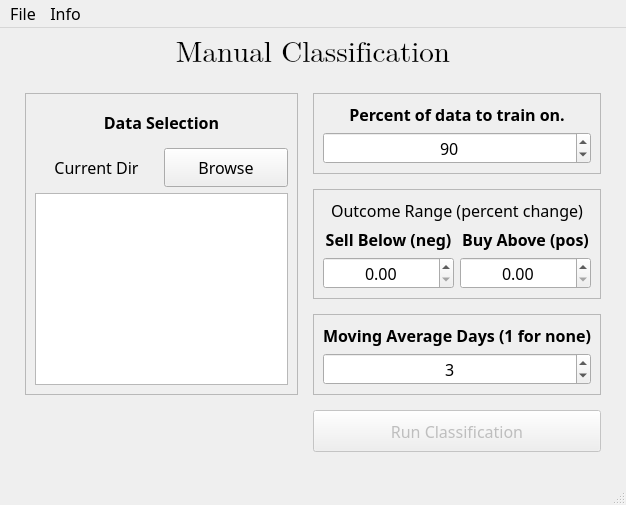
<?xml version="1.0" encoding="UTF-8"?>
<ui version="4.0">
 <class>MainWindow</class>
 <widget class="QMainWindow" name="MainWindow">
  <property name="geometry">
   <rect>
    <x>0</x>
    <y>0</y>
    <width>615</width>
    <height>505</height>
   </rect>
  </property>
  <property name="font">
   <font>
    <family>Source Sans Pro</family>
    <pointsize>12</pointsize>
   </font>
  </property>
  <property name="windowTitle">
   <string>MainWindow</string>
  </property>
  <widget class="QWidget" name="centralwidget">
   <layout class="QGridLayout" name="gridLayout_5">
    <property name="leftMargin">
     <number>25</number>
    </property>
    <property name="topMargin">
     <number>0</number>
    </property>
    <property name="rightMargin">
     <number>25</number>
    </property>
    <property name="bottomMargin">
     <number>25</number>
    </property>
    <property name="spacing">
     <number>15</number>
    </property>
    <item row="0" column="0" colspan="2">
     <widget class="QLabel" name="label">
      <property name="sizePolicy">
       <sizepolicy hsizetype="MinimumExpanding" vsizetype="MinimumExpanding">
        <horstretch>0</horstretch>
        <verstretch>0</verstretch>
       </sizepolicy>
      </property>
      <property name="minimumSize">
       <size>
        <width>100</width>
        <height>50</height>
       </size>
      </property>
      <property name="font">
       <font>
        <family>Cambria Math</family>
        <pointsize>22</pointsize>
       </font>
      </property>
      <property name="text">
       <string>Manual Classification</string>
      </property>
      <property name="alignment">
       <set>Qt::AlignCenter</set>
      </property>
     </widget>
    </item>
    <item row="1" column="0" rowspan="3">
     <widget class="QFrame" name="frame_4">
      <property name="frameShape">
       <enum>QFrame::StyledPanel</enum>
      </property>
      <property name="frameShadow">
       <enum>QFrame::Plain</enum>
      </property>
      <layout class="QGridLayout" name="gridLayout_4">
       <item row="1" column="0">
        <widget class="QLabel" name="label_11">
         <property name="sizePolicy">
          <sizepolicy hsizetype="MinimumExpanding" vsizetype="MinimumExpanding">
           <horstretch>0</horstretch>
           <verstretch>0</verstretch>
          </sizepolicy>
         </property>
         <property name="font">
          <font>
           <family>Source Sans Pro</family>
           <pointsize>12</pointsize>
           <weight>50</weight>
           <bold>false</bold>
          </font>
         </property>
         <property name="text">
          <string>Current Dir</string>
         </property>
         <property name="alignment">
          <set>Qt::AlignCenter</set>
         </property>
        </widget>
       </item>
       <item row="1" column="1">
        <widget class="QToolButton" name="toolButton">
         <property name="sizePolicy">
          <sizepolicy hsizetype="MinimumExpanding" vsizetype="MinimumExpanding">
           <horstretch>0</horstretch>
           <verstretch>0</verstretch>
          </sizepolicy>
         </property>
         <property name="text">
          <string>Browse</string>
         </property>
        </widget>
       </item>
       <item row="2" column="0" colspan="2">
        <widget class="QListView" name="dataSelectionListView"/>
       </item>
       <item row="0" column="0" colspan="2">
        <widget class="QLabel" name="label_10">
         <property name="sizePolicy">
          <sizepolicy hsizetype="MinimumExpanding" vsizetype="MinimumExpanding">
           <horstretch>0</horstretch>
           <verstretch>0</verstretch>
          </sizepolicy>
         </property>
         <property name="font">
          <font>
           <family>Source Sans Pro</family>
           <pointsize>12</pointsize>
           <weight>75</weight>
           <bold>true</bold>
          </font>
         </property>
         <property name="text">
          <string>Data Selection</string>
         </property>
         <property name="alignment">
          <set>Qt::AlignCenter</set>
         </property>
        </widget>
       </item>
      </layout>
     </widget>
    </item>
    <item row="1" column="1">
     <widget class="QFrame" name="frame_3">
      <property name="frameShape">
       <enum>QFrame::StyledPanel</enum>
      </property>
      <property name="frameShadow">
       <enum>QFrame::Plain</enum>
      </property>
      <layout class="QGridLayout" name="gridLayout_3">
       <item row="1" column="0">
        <widget class="QSpinBox" name="trainPercentSpin">
         <property name="font">
          <font>
           <family>Source Sans Pro</family>
           <pointsize>12</pointsize>
          </font>
         </property>
         <property name="alignment">
          <set>Qt::AlignCenter</set>
         </property>
         <property name="minimum">
          <number>1</number>
         </property>
         <property name="value">
          <number>90</number>
         </property>
        </widget>
       </item>
       <item row="0" column="0">
        <widget class="QLabel" name="label_9">
         <property name="font">
          <font>
           <family>Source Sans Pro</family>
           <pointsize>12</pointsize>
           <weight>75</weight>
           <bold>true</bold>
          </font>
         </property>
         <property name="text">
          <string>Percent of data to train on.</string>
         </property>
         <property name="alignment">
          <set>Qt::AlignCenter</set>
         </property>
        </widget>
       </item>
      </layout>
     </widget>
    </item>
    <item row="2" column="1">
     <widget class="QFrame" name="frame">
      <property name="frameShape">
       <enum>QFrame::StyledPanel</enum>
      </property>
      <property name="frameShadow">
       <enum>QFrame::Plain</enum>
      </property>
      <property name="lineWidth">
       <number>3</number>
      </property>
      <layout class="QGridLayout" name="gridLayout">
       <item row="0" column="0" colspan="2">
        <widget class="QLabel" name="label_5">
         <property name="font">
          <font>
           <family>Source Sans Pro</family>
           <pointsize>12</pointsize>
          </font>
         </property>
         <property name="text">
          <string>Outcome Range (percent change)</string>
         </property>
         <property name="alignment">
          <set>Qt::AlignCenter</set>
         </property>
        </widget>
       </item>
       <item row="1" column="0">
        <widget class="QLabel" name="label_3">
         <property name="font">
          <font>
           <family>Source Sans Pro</family>
           <pointsize>12</pointsize>
           <weight>75</weight>
           <bold>true</bold>
          </font>
         </property>
         <property name="text">
          <string>Sell Below (neg)</string>
         </property>
         <property name="alignment">
          <set>Qt::AlignCenter</set>
         </property>
        </widget>
       </item>
       <item row="1" column="1">
        <widget class="QLabel" name="label_2">
         <property name="font">
          <font>
           <family>Source Sans Pro</family>
           <pointsize>12</pointsize>
           <weight>75</weight>
           <bold>true</bold>
          </font>
         </property>
         <property name="text">
          <string>Buy Above (pos)</string>
         </property>
         <property name="alignment">
          <set>Qt::AlignCenter</set>
         </property>
        </widget>
       </item>
       <item row="2" column="0">
        <widget class="QDoubleSpinBox" name="sellBelowSpin">
         <property name="font">
          <font>
           <family>Source Sans Pro</family>
           <pointsize>12</pointsize>
          </font>
         </property>
         <property name="alignment">
          <set>Qt::AlignCenter</set>
         </property>
         <property name="singleStep">
          <double>1.000000000000000</double>
         </property>
        </widget>
       </item>
       <item row="2" column="1">
        <widget class="QDoubleSpinBox" name="buyAboveSpin">
         <property name="font">
          <font>
           <family>Source Sans Pro</family>
           <pointsize>12</pointsize>
          </font>
         </property>
         <property name="alignment">
          <set>Qt::AlignCenter</set>
         </property>
        </widget>
       </item>
      </layout>
     </widget>
    </item>
    <item row="3" column="1">
     <widget class="QFrame" name="frame_2">
      <property name="frameShape">
       <enum>QFrame::StyledPanel</enum>
      </property>
      <property name="frameShadow">
       <enum>QFrame::Plain</enum>
      </property>
      <property name="lineWidth">
       <number>1</number>
      </property>
      <property name="midLineWidth">
       <number>0</number>
      </property>
      <layout class="QGridLayout" name="gridLayout_2">
       <item row="0" column="0">
        <widget class="QLabel" name="label_8">
         <property name="font">
          <font>
           <family>Source Sans Pro</family>
           <pointsize>12</pointsize>
           <weight>75</weight>
           <bold>true</bold>
          </font>
         </property>
         <property name="text">
          <string>Moving Average Days (1 for none)</string>
         </property>
         <property name="alignment">
          <set>Qt::AlignRight|Qt::AlignTrailing|Qt::AlignVCenter</set>
         </property>
        </widget>
       </item>
       <item row="1" column="0">
        <widget class="QSpinBox" name="movingAvgSpin">
         <property name="font">
          <font>
           <family>Source Sans Pro</family>
           <pointsize>12</pointsize>
          </font>
         </property>
         <property name="alignment">
          <set>Qt::AlignCenter</set>
         </property>
         <property name="minimum">
          <number>1</number>
         </property>
         <property name="maximum">
          <number>30</number>
         </property>
         <property name="value">
          <number>3</number>
         </property>
        </widget>
       </item>
      </layout>
     </widget>
    </item>
    <item row="4" column="0">
     <spacer name="horizontalSpacer">
      <property name="orientation">
       <enum>Qt::Horizontal</enum>
      </property>
      <property name="sizeType">
       <enum>QSizePolicy::MinimumExpanding</enum>
      </property>
      <property name="sizeHint" stdset="0">
       <size>
        <width>273</width>
        <height>40</height>
       </size>
      </property>
     </spacer>
    </item>
    <item row="4" column="1">
     <widget class="QPushButton" name="pushButton">
      <property name="enabled">
       <bool>false</bool>
      </property>
      <property name="sizePolicy">
       <sizepolicy hsizetype="MinimumExpanding" vsizetype="MinimumExpanding">
        <horstretch>0</horstretch>
        <verstretch>0</verstretch>
       </sizepolicy>
      </property>
      <property name="font">
       <font>
        <family>Source Sans Pro</family>
        <pointsize>12</pointsize>
       </font>
      </property>
      <property name="text">
       <string>Run Classification</string>
      </property>
     </widget>
    </item>
   </layout>
  </widget>
  <widget class="QMenuBar" name="menubar">
   <property name="geometry">
    <rect>
     <x>0</x>
     <y>0</y>
     <width>615</width>
     <height>26</height>
    </rect>
   </property>
   <property name="font">
    <font>
     <family>Source Sans Pro</family>
     <pointsize>12</pointsize>
    </font>
   </property>
   <widget class="QMenu" name="menuFile">
    <property name="title">
     <string>File</string>
    </property>
    <addaction name="actionImport_Data"/>
    <addaction name="actionOptions"/>
   </widget>
   <widget class="QMenu" name="menuInfo">
    <property name="title">
     <string>Info</string>
    </property>
    <addaction name="actionManual_Parameters"/>
    <addaction name="actionAutomatic_Parameters"/>
    <addaction name="actionStock_Data"/>
   </widget>
   <addaction name="menuFile"/>
   <addaction name="menuInfo"/>
  </widget>
  <widget class="QStatusBar" name="statusbar"/>
  <action name="actionImport_Data">
   <property name="text">
    <string>Import Data</string>
   </property>
  </action>
  <action name="actionOptions">
   <property name="text">
    <string>Options</string>
   </property>
  </action>
  <action name="actionManual_Parameters">
   <property name="text">
    <string>Manual Parameters</string>
   </property>
  </action>
  <action name="actionAutomatic_Parameters">
   <property name="text">
    <string>Automatic Parameters</string>
   </property>
  </action>
  <action name="actionStock_Data">
   <property name="text">
    <string>Stock Data</string>
   </property>
  </action>
 </widget>
 <resources/>
 <connections/>
</ui>
